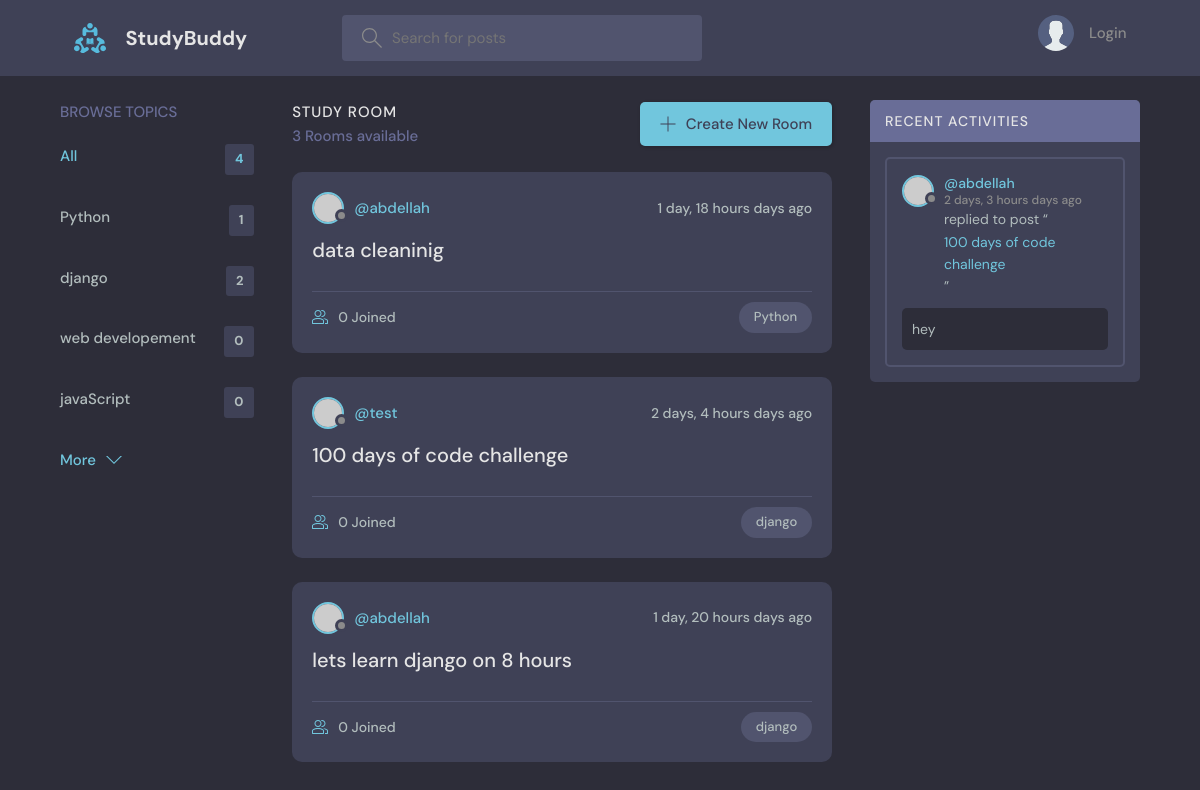
The app's page /, older data.
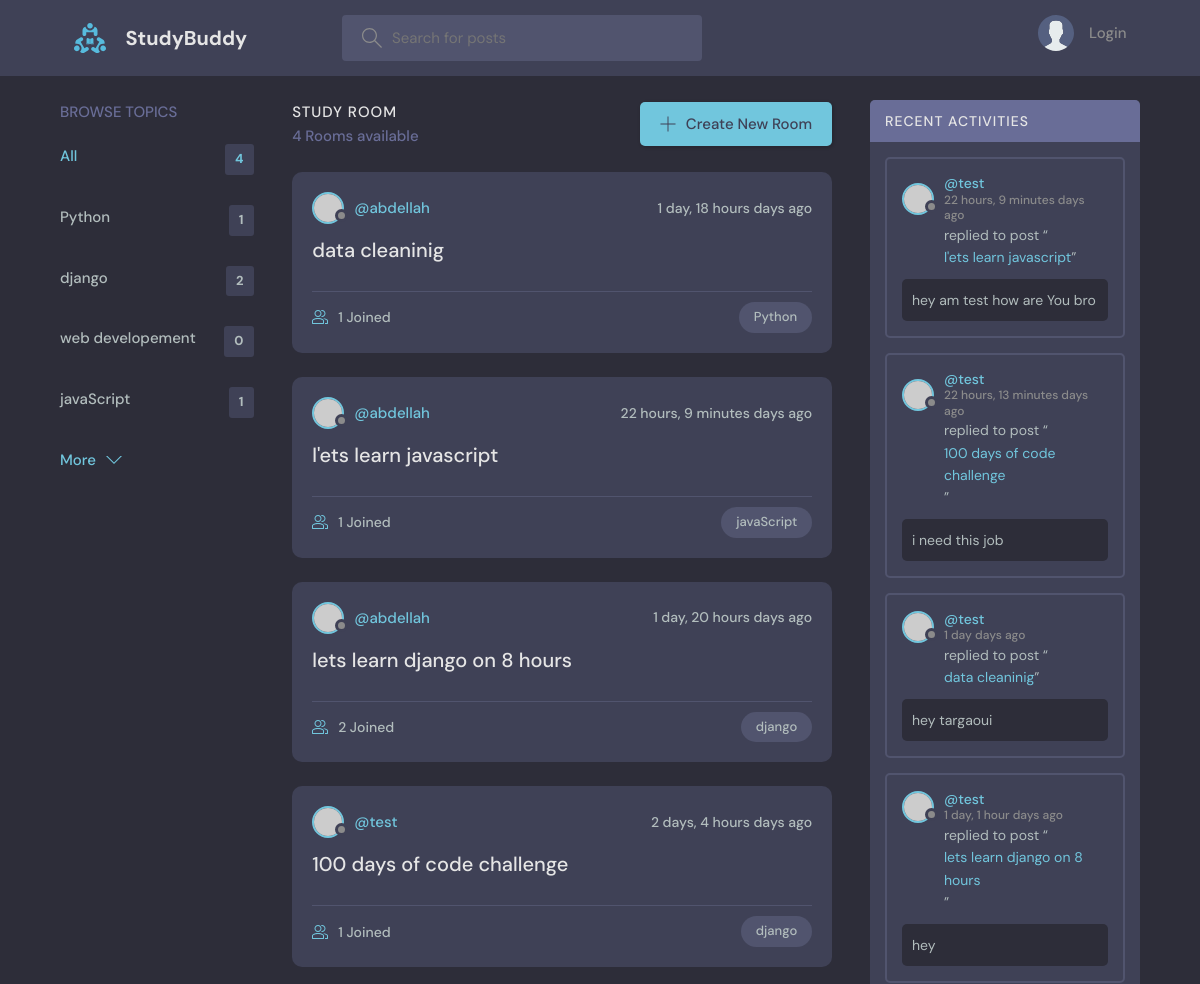
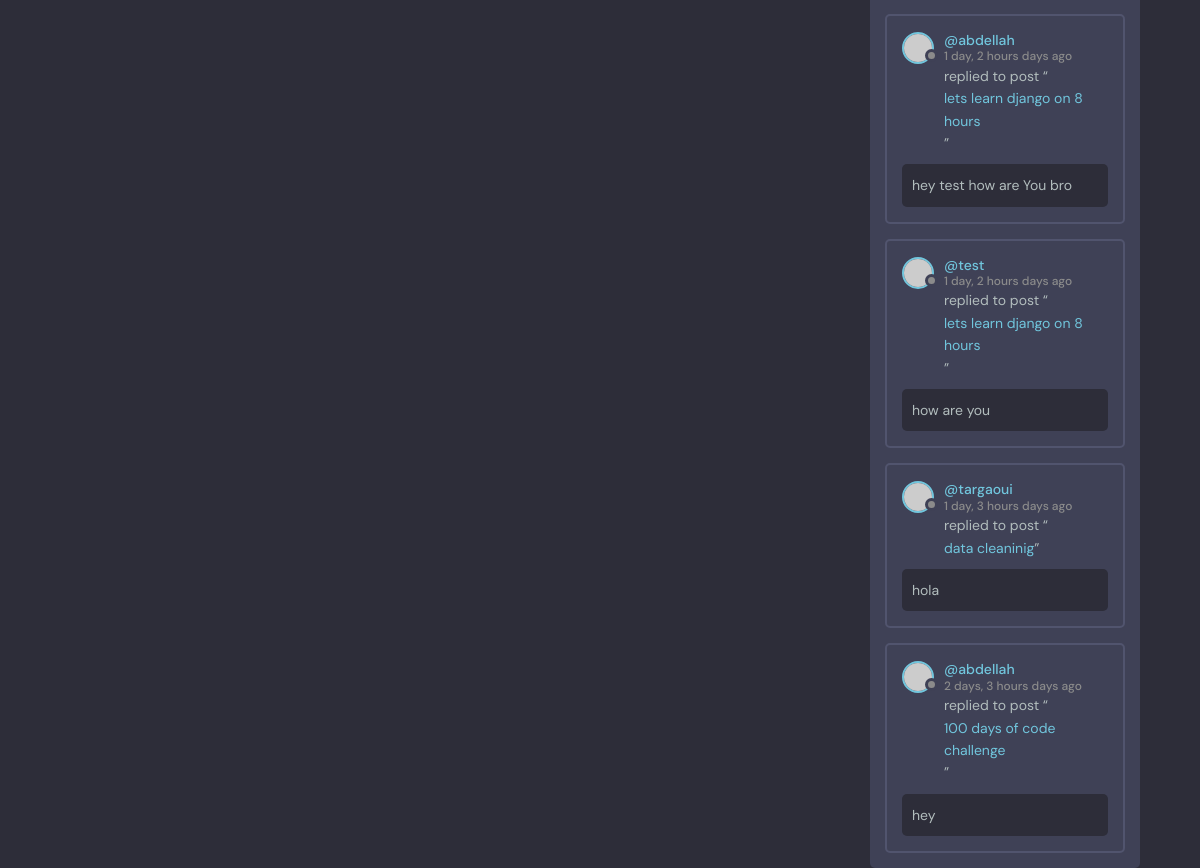
The same page, newer data (2 pictures, top to bottom).
### base/models.py (models this page shows, shortened)
class Topic(models.Model):
    name = models.CharField(max_length=200)

class Room(models.Model):
    host = models.ForeignKey(User, on_delete=models.SET_NULL, null=True)
    topic = models.ForeignKey(Topic, on_delete=models.SET_NULL, null=True)
    name = models.CharField(max_length=200)
    description = models.TextField(null=True, blank=True)
    participants=models.ManyToManyField(User,related_name='participants',blank=True)
    updated = models.DateTimeField(auto_now=True)
    created = models.DateTimeField(auto_now_add=True)
    class Meta:
        ordering = ['-updated', '-created']
    def __str__(self):
        return self.name

class Message(models.Model):
    user = models.ForeignKey(User, on_delete=models.CASCADE)
    room = models.ForeignKey(Room, on_delete=models.CASCADE)
    body = models.TextField()
    updated = models.DateTimeField(auto_now=True)
    created = models.DateTimeField(auto_now_add=True)
    class Meta:
        ordering = ['-updated', '-created']

### base/views.py (the view)
# urls.py: path('', views.home, name="home"),
def home(request):
    q = request.GET.get('q') if request.GET.get('q') != None else ''
    rooms = Room.objects.filter(
        Q(topic__name__icontains=q) |
        Q(name__icontains=q) |
        Q(description__icontains=q)
    )
    topics = Topic.objects.all()
    room_count = rooms.count()
    room_message = Message.objects.filter(Q(room__topic__name__icontains=q))
    context = {
        'rooms': rooms,
        'topics': topics,
        'room_count': room_count,
        'room_message': room_message,
    }
    return render(request, 'home.html', context)

### base/templates/home.html (shortened to what this page needs)
{% extends 'base.html'%}
{%load static%}
{% block content%}
    <main class="layout layout--3">
      <div class="container">
        {% include 'topics_component.html'%}
        <div class="roomList">
          <div class="roomList__header">
            <div>
              <h2>Study Room</h2>
              <p>{{rooms.count}} Rooms available</p>
            </div>
            <a class="btn btn--main" href="{% url 'create-room'%}">
              <svg version="1.1" xmlns="http://www.w3.org/2000/svg" width="32" height="32" viewBox="0 0 32 32">
                <title>add </title>
                <path
                  d="M16.943 0.943h-1.885v14.115h-14.115v1.885h14.115v14.115h1.885v-14.115h14.115v-1.885h-14.115v-14.115z"
                ></path>
              </svg>
              Create New Room
            </a>
          </div>
      {%include 'feed_component.html'%}
        </div>
        {% include 'activity_component.html'%}
      </div>
    </main>
{%endblock%}

### base/templates/topics_component.html
        <div class="topics">
          <div class="topics__header">
            <h2>Browse Topics</h2>
          </div>
          <ul class="topics__list">
            <li>
              <a href="/" class="active">All <span>{{topics.count}}</span></a>
            </li>
              {% for topic in topics %}
            <li>
            <a href="{% url 'home'%}?q={{topic.name}}">{{topic.name}} <span>{{topic.room_set.all.count}}</span></a>
            </li>
              {%endfor%}
          </ul>
          <a class="btn btn--link" href="topics.html">
            More
            <svg version="1.1" xmlns="http://www.w3.org/2000/svg" width="32" height="32" viewBox="0 0 32 32">
              <title>chevron-down</title>
              <path d="M16 21l-13-13h-3l16 16 16-16h-3l-13 13z"></path>
            </svg>
          </a>
        </div>

### base/templates/feed_component.html (shortened to what this page needs)
{% for room in rooms %}
 <div class="roomListRoom">
            <div class="roomListRoom__header">
              <a href="{% url 'user-profile' room.host.id%}" class="roomListRoom__author">
                <div class="avatar avatar--small">
                  <img src="https://randomuser.me/api/portraits/women/11.jpg" />
                </div>
                <span>@{{room.host.username}}</span>
              </a>
              <div class="roomListRoom__actions">
                <span>{{room.created|timesince}} days ago</span>
              </div>
            </div>
            <div class="roomListRoom__content">
              <a href="{% url 'room' room.id%}">{{room.name}}</a>
            </div>
            <div class="roomListRoom__meta">
              <a href="{% url 'room' room.id%}" class="roomListRoom__joined">
                {{room.participants.all.count}} Joined
              </a>
              <p class="roomListRoom__topic">{{room.topic.name}}</p>
            </div>
          </div>
{%endfor%}

### base/templates/activity_component.html (shortened to what this page needs)
        <div class="activities">
          <div class="activities__header">
            <h2>Recent Activities</h2>
          </div>
            {%for message in room_message %}
                  <div class="activities__box">
                    <div class="activities__boxHeader roomListRoom__header">
                      <a href="{% url 'user-profile' message.user.id%}" class="roomListRoom__author">
                        <div class="avatar avatar--small">
                          <img src="https://randomuser.me/api/portraits/women/11.jpg" />
                        </div>
                        <p>
                          @{{message.user}}
                          <span> {{message.created |timesince}} days ago</span>
                        </p>
                      </a>
                    </div>
                    <div class="activities__boxContent">
                      <p>replied to post “<a href="{% url 'user-profile' message.user.id%}">{{message.room}}</a>”</p>
                      <div class="activities__boxRoomContent">
                          {{message.body}}
                      </div>
                    </div>
                  </div>
            {%endfor%}
        </div>

Row changes from the older to the newer data that the page shows:
computed for Topic "javaScript": room_set.all.count "0" → "1"
changed Room "data cleaninig": participants.all.count "0" → "1"
added Room: host.username "abdellah", created "22 hours, 9 minutes", name "l'ets learn javascript", participants.all.count "1", topic.name "javaScript"
changed Room "lets learn django on 8 hours": participants.all.count "0" → "2"; moves up the list
changed Room "100 days of code challenge": participants.all.count "0" → "1"
added Message: user "test", created "22 hours, 9 minutes", room "l'ets learn javascript", body "hey am test how are You bro"
added Message: user "test", created "22 hours, 13 minutes", room "100 days of code challenge", body "i need this job"
added Message: user "test", created "1 day", room "data cleaninig", body "hey targaoui"
added Message: user "test", created "1 day, 1 hour", room "lets learn django on 8 hours", body "hey"
added Message: user "abdellah", created "1 day, 2 hours", room "lets learn django on 8 hours", body "hey test how are You bro"
added Message: user "test", created "1 day, 2 hours", room "lets learn django on 8 hours", body "how are you"
added Message: user "targaoui", created "1 day, 3 hours", room "data cleaninig", body "hola"
Text that changed along with them:
{{ rooms.count }}: "3" → "4"
